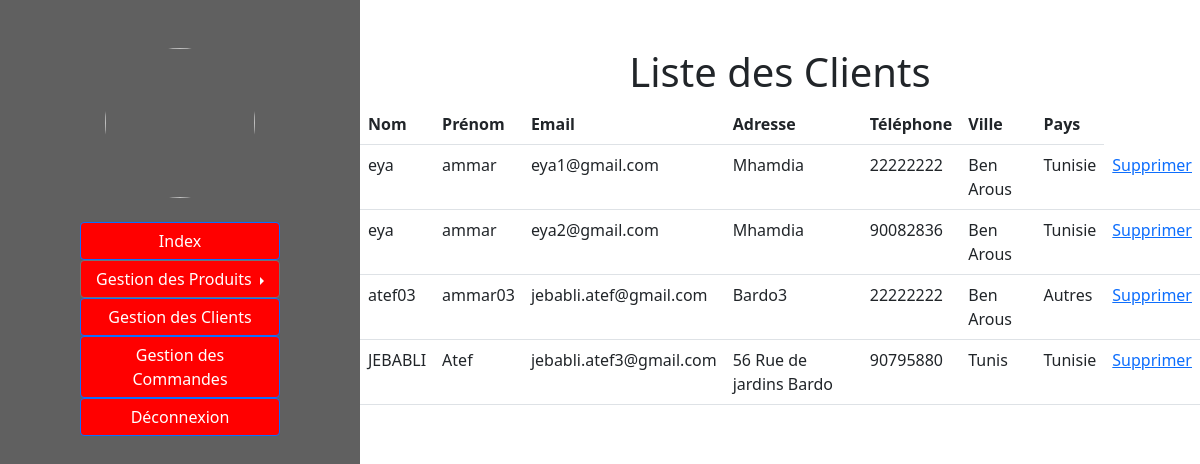
Page /admin/gest_clients.php on the committed database.
### tables this page shows
CREATE TABLE IF NOT EXISTS `client` (
  `id_client` int(5) NOT NULL AUTO_INCREMENT,
  `nom` varchar(20) NOT NULL,
  `prenom` varchar(20) NOT NULL,
  `email` varchar(30) NOT NULL,
  `mdp` varchar(60) NOT NULL,
  `adresse` varchar(50) NOT NULL,
  `tel` varchar(10) NOT NULL,
  `ville` varchar(20) NOT NULL,
  `pays` varchar(20) NOT NULL,
  PRIMARY KEY (`id_client`)
);

### admin/gest_clients.php (the view, shortened to what this page needs)
<!doctype html>
<html>
<head>
<link href="https://cdn.jsdelivr.net/npm/bootstrap@5.1.3/dist/css/bootstrap.min.css" rel="stylesheet">
</head>
<body>
	<?php
	$id_a = $_SESSION['id_a'];
	$req ="select * from admin where id_a = '$id_a'";
	$envoi = @mysql_query($req);
	$res = @mysql_fetch_array($envoi);
	$photo = $res['photo'];
	?>
<div class="gauche">
	<center>
	<br> <br>
	<img src="images/<?php echo $photo; ?>" width="150" height="150" id="profil" >
	<br> <br>
	<a class="btn btn-primary" href="index_admin.php" role="button" style="background-color: red; width: 200px;">Index </a>
			<br>
	<div class="btn-group dropend">
  <button type="button" class="btn btn-secondary dropdown-toggle" data-bs-toggle="dropdown" aria-expanded="false" style="background-color: red; width: 200px;">
    Gestion des Produits
  </button>
</div>
	<br>
<a class="btn btn-primary" href="gest_clients.php" role="button" style="background-color: red; width: 200px;">Gestion des Clients </a>
	<br>
<a class="btn btn-primary" href="gest_commandes.php" role="button" style="background-color: red; width: 200px;">Gestion des Commandes </a>
<br>
	<a class="btn btn-primary" href="deconnexion.php" role="button" style="background-color: red; width: 200px;">Déconnexion </a>
	</center>
	</div>
<div class="droite">
	<center>
	<?php
	$req2 = "select * from client";
	$envoi2 = @mysql_query($req2);
	?>
		<br><br>
		<h1 align="center"> Liste des Clients</h1>
<table class="table" width="80%" align="center">
<tr>
<td><strong>Nom</strong></td>
<td><strong>Prénom</strong></td>
<td><strong>Email</strong></td>
<td><strong>Adresse</strong></td>
<td><strong>Téléphone</strong></td>
<td><strong>Ville</strong></td>
<td><strong>Pays</strong></td>
</tr>
	<?php
	while($res2 = @mysql_fetch_array($envoi2)){
	?>
<tr>
	<td> <?php echo $res2['nom']; ?></td>
	<td> <?php echo $res2['prenom']; ?></td>
	<td> <?php echo $res2['email']; ?></td>
	<td> <?php echo $res2['adresse']; ?></td>
	<td> <?php echo $res2['tel']; ?></td>
	<td> <?php echo $res2['ville']; ?></td>
	<td> <?php echo $res2['pays']; ?></td>
	<td><a href="supp_client.php?id_client=<?php echo $res2['id_client']; ?>" onClick="return confirm('Voulez vous supprimer ce client ?')"> Supprimer </a></td>
</tr>
	<?php } ?>
</table>
	</center>
	</div>
</body>
</html>

### admin/gest_clients.php (style rules this page uses)
.gauche { width: 30%; height: 800px; position: fixed; background-color: #606060; float: left; }
.droite { width: 70%; height: 500px; float: right; }
#profil { border-radius: 75px; }

### rows in the picture
client: nom "eya", prenom "ammar", email "eya1@gmail.com", adresse "Mhamdia", tel "22222222", ville "Ben Arous", pays "Tunisie"
client: nom "eya", prenom "ammar", email "eya2@gmail.com", adresse "Mhamdia", tel "90082836", ville "Ben Arous", pays "Tunisie"
client: nom "atef03", prenom "ammar03", email "jebabli.atef@gmail.com", adresse "Bardo3", tel "22222222", ville "Ben Arous", pays "Autres"
client: nom "JEBABLI", prenom "Atef", email "jebabli.atef3@gmail.com", adresse "56 Rue de jardins Bardo", tel "90795880", ville "Tunis", pays "Tunisie"
